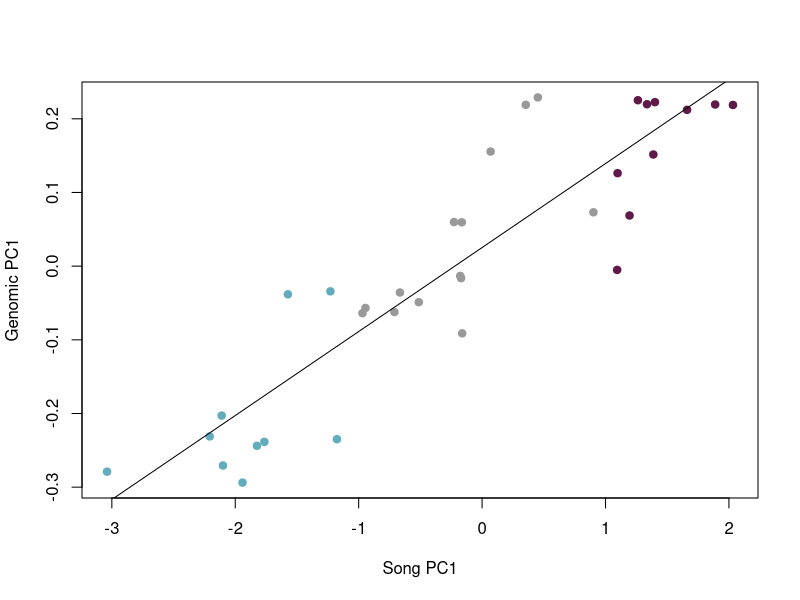

Write the R code that produced this figure.
data <-read.csv("PCA_all.csv", header =TRUE, row.names =1)

vec <- as.factor(c("admix","cofl","admix","admix","psfl","psfl","admix","admix","admix","cofl","admix","cofl","psfl","psfl","cofl","psfl","cofl","cofl","cofl","admix","admix",
         "admix","psfl","admix","psfl","psfl","psfl","admix","cofl","admix","cofl","psfl","cofl","admix"))
data[,"song_type"]<-vec

model<-lm(PC1_genome~PC1_song, data= data)

palette(c("#999999", "#63ACBE", "#601A4A"))

plot(data$PC1_song, data$PC1_genome, col = data$song_type, pch =19, ylab="Genomic PC1", xlab="Song PC1")
abline(model)
